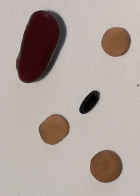
#> input picture test1.jpg, 140 x 196 px
$ python -i svm_utils.py   (imports and definitions only)
#> lines starting #> are read from the running program, lines starting #| are printed output that depends on the picture; after the words box and inside, x2 and y2 are one past the last pixel; in counts of white or black regions, pixels touching at a corner belong together
# -*- coding: utf-8 -*-
"""svm_utils.ipynb

Automatically generated by Colaboratory.

Original file is located at
    https://colab.research.google.com/drive/172y3xpWP16AE_rpf3dsd7mmuEihf4OBE
"""

#from google.colab.patches import cv2_imshow
import cv2
import numpy as np
from matplotlib import pyplot as plt
import random
from sklearn.metrics import accuracy_score
from sklearn.metrics import confusion_matrix
from sklearn.metrics import ConfusionMatrixDisplay
from sklearn.metrics import classification_report

# all feat

def get_feat(img):
  ret,thresh = cv2.threshold(img,127,255,0)
  contours,hierarchy = cv2.findContours(thresh, 1, 2)
  #print(len(contours))
  #cv2_imshow(thresh)


  M_all = np.empty((29, 0))

  for cnt in contours:
    M = cv2.moments(cnt)
    M_vec = M.values()
    M_vec = np.array(list(M_vec)).flatten().reshape(-1,1)
    #print(M_vec.shape)

    area = cv2.contourArea(cnt)

    perimeter = cv2.arcLength(cnt,True)

    x,y,w,h = cv2.boundingRect(cnt)
    aspect_ratio = float(w)/h

    rect_area = w*h
    extent = float(area)/rect_area

    equi_diameter = np.sqrt(4*area/np.pi)

    feat_vec = np.array([area, perimeter, aspect_ratio, extent, equi_diameter]).reshape(-1,1)

    M_vec = np.vstack((M_vec, feat_vec))
    #print(M_vec.shape)
    M_all = np.hstack((M_all, M_vec))

  return M_all

# [80 lines left out: functions get_target, train_svm_3class, show_svm3_preds, not called in this run]

>>> import cv2
>>> picture = cv2.imread('test1.jpg', cv2.IMREAD_GRAYSCALE)
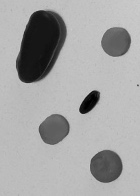
#> picture: shape (196, 140); min 0, max 205, mean 164.6
>>> result = get_feat(picture)
#> in get_feat, `ret,thresh = cv2.threshold(img,127,255,0)`:
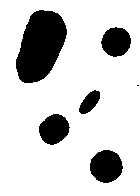
#> thresh: shape (196, 140); 81.3% white; 6 black regions (1 under 20 px)
#> in get_feat, `contours,hierarchy = cv2.findContours(thresh, 1, 2)`: contours = 7 contours, 1 with area under 20; largest, box (x1, y1, x2, y2) and area: (0, 0, 140, 196) 27105, (15, 9, 68, 84) 2696, (89, 149, 124, 184) 880, (38, 113, 71, 146) 740, (100, 26, 132, 58) 722, (78, 89, 101, 115) 330
#> the loop in get_feat, `for cnt in contours:` made 7 passes
#> (area, perimeter, x, y, w, h, aspect_ratio, rect_area) on passes 1, 2, 3, 5, 6: (880, 111.4, 89, 149, 35, 35, 1, 1225), (740, 103.4, 38, 113, 33, 33, 1, 1089), (329.5, 74.67, 78, 89, 23, 26, 0.885, 598), (721.5, 101.2, 100, 26, 32, 32, 1, 1024), (2696, 211, 15, 9, 53, 75, 0.707, 3975)
#> (cnt, area, perimeter, x, y, w, h, aspect_ratio) on pass 7: ([[0, 0], [0, 195], [139, 195], [139, 0]], 27105, 668, 0, 0, 140, 196, 0.714)

$ run again, on fasola2.jpg
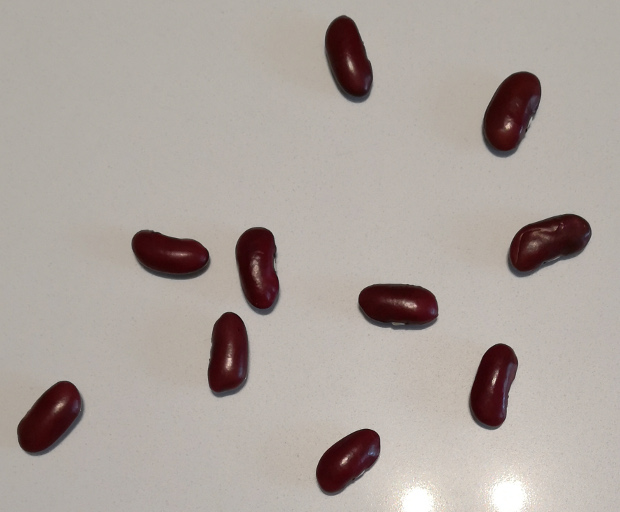
#> input picture fasola2.jpg, 620 x 512 px
#> `picture = cv2.imread('test1.jpg', cv2.IMREAD_GRAYSCALE)`:
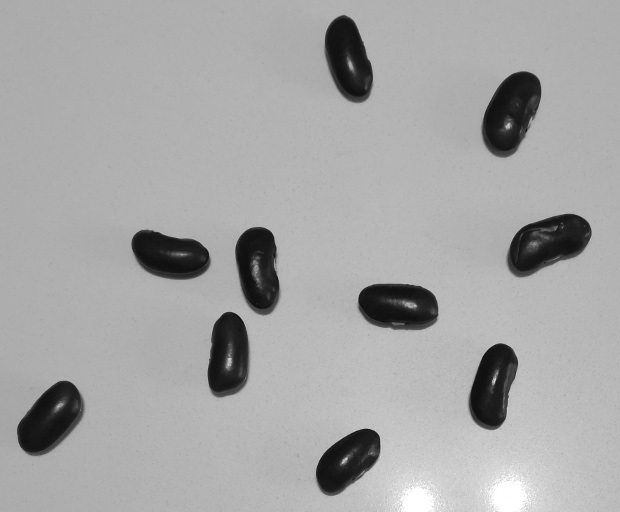
#> picture: shape (512, 620); min 12, max 255, mean 166
#> in get_feat, `ret,thresh = cv2.threshold(img,127,255,0)`:
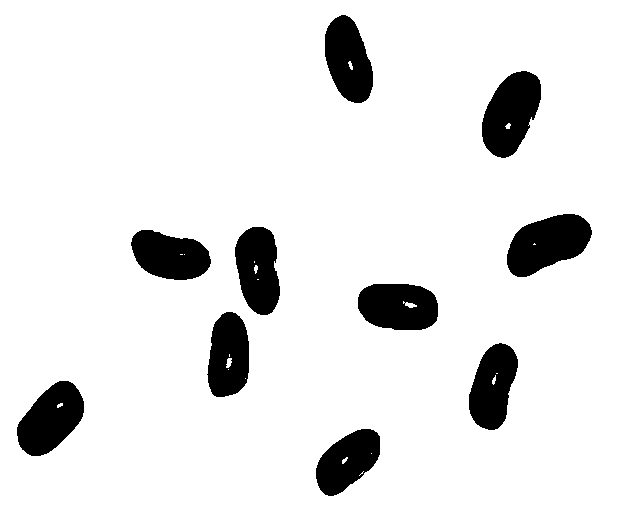
#> thresh: shape (512, 620); 90.3% white; 10 black regions
#> contours = 30 contours, 17 with area under 20; largest, box (x1, y1, x2, y2) and area: (0, 0, 620, 512) 316309, (506, 213, 593, 278) 3689, (481, 70, 542, 159) 3621, (16, 380, 85, 457) 3372, (357, 283, 439, 331) 3254
#> the loop in get_feat, `for cnt in contours:` made 30 passes
#> (area, perimeter, x, y, w, h, aspect_ratio, rect_area) on passes 4, 6, 11, 13, 14, 15, 16, 23: (2877.5, 215, 315, 428, 66, 69, 0.957, 4554), (3372, 228.2, 16, 380, 69, 77, 0.896, 5313), (30.5, 26.73, 226, 358, 6, 10, 0.6, 60), (3062, 233.5, 468, 342, 51, 89, 0.573, 4539), (2977.5, 225.4, 206, 311, 44, 87, 0.506, 3828), (32.5, 35.56, 403, 301, 14, 7, 2, 98), (3253.5, 223.8, 357, 283, 82, 48, 1.71, 3936), (3027, 223.8, 130, 229, 82, 52, 1.58, 4264)
